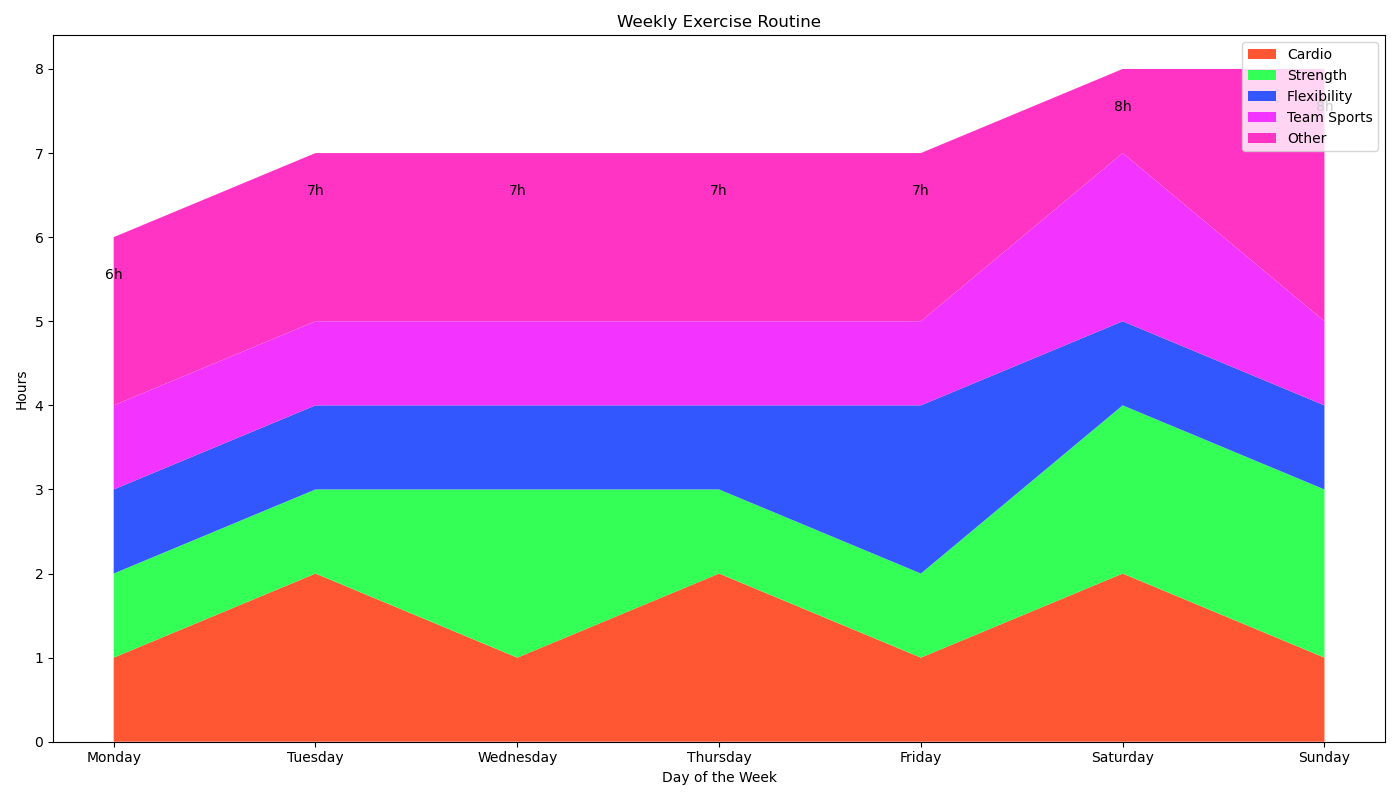

The Python source for this figure:

import matplotlib.pyplot as plt
import pandas as pd

data = {
    'Day': ['Monday', 'Tuesday', 'Wednesday', 'Thursday', 'Friday', 'Saturday', 'Sunday'],
    'Cardio': [1, 2, 1, 2, 1, 2, 1],
    'Strength': [1, 1, 2, 1, 1, 2, 2],
    'Flexibility': [1, 1, 1, 1, 2, 1, 1],
    'Team Sports': [1, 1, 1, 1, 1, 2, 1],
    'Other': [2, 2, 2, 2, 2, 1, 3]
}
df = pd.DataFrame(data)
df.set_index('Day', inplace=True)

plt.figure(figsize=(14, 8))
plt.stackplot(df.index, df['Cardio'], df['Strength'], df['Flexibility'], df['Team Sports'], df['Other'], 
              colors=['#FF5733', '#33FF57', '#3357FF', '#F333FF', '#FF33C4'])

plt.xlabel('Day of the Week')
plt.ylabel('Hours')
plt.title('Weekly Exercise Routine')

for i, day in enumerate(df.index):
    plt.text(i, df.loc[day].sum() - 0.5, f"{df.loc[day].sum()}h", ha='center', fontsize=10)

plt.legend(['Cardio', 'Strength', 'Flexibility', 'Team Sports', 'Other'], loc='upper right')
plt.tight_layout()

plt.show()
